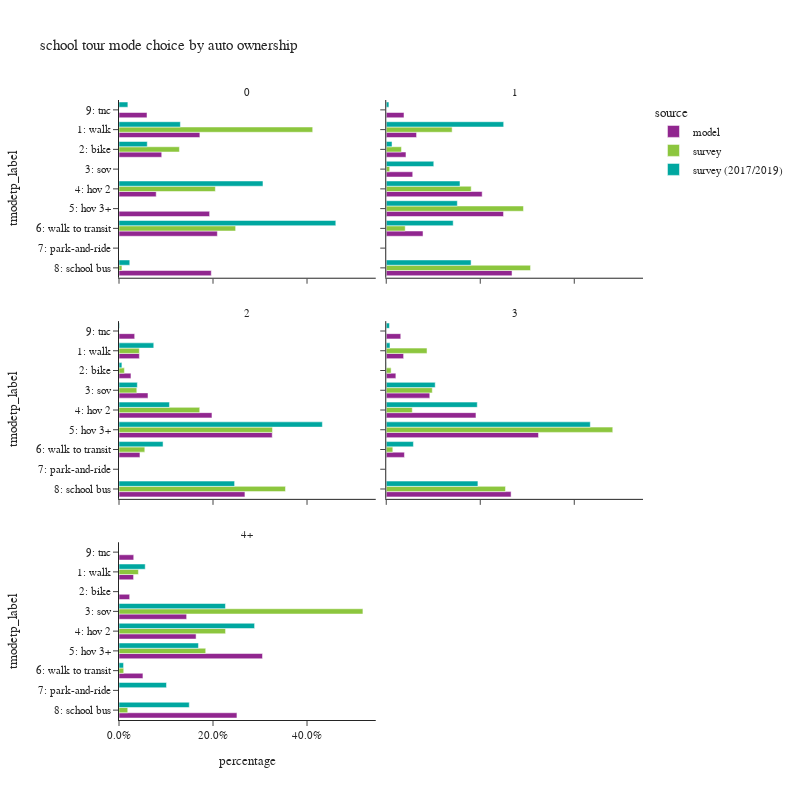

The notebook cell this image was saved under:
### Code cell
plot_mode_choice(sc_tour.loc[sc_tour['auto_ownership_4+']!="-1"],"auto_ownership_4+",
                 {"auto_ownership_4+":["0","1","2","3","4+"],
                  "tmodetp_label":["1: walk","2: bike","3: sov","4: hov 2","5: hov 3+","6: walk to transit",
                                   "7: park-and-ride","8: school bus","9: other–survey only"]},
                 "auto ownership",2,800)

### Figure 1 — Plotly figure (JSON) as saved in the notebook; plotly's stock layout.template omitted (floating-point values rounded to 4 significant figures)
{"data": [{"alignmentgroup": "True", "customdata": [[439], [232], [202], [492], [534], [501], [152]], "hovertemplate": "source=model<br>auto_ownership_4+=0<br>percentage=%{x}<br>tmodetp_label=%{y}<br>sample count=%{customdata[0]}<extra></extra>", "legendgroup": "model", "marker": {"color": "#91268F", "pattern": {"shape": ""}}, "name": "model", "offsetgroup": "model", "orientation": "h", "showlegend": true, "textposition": "auto", "type": "bar", "x": [0.172, 0.09091, 0.07915, 0.1928, 0.2092, 0.1963, 0.05956], "xaxis": "x5", "y": ["1: walk", "2: bike", "4: hov 2", "5: hov 3+", "6: walk to transit", "8: school bus", "9: tnc"], "yaxis": "y5"}, {"alignmentgroup": "True", "customdata": [[827], [538], [722], [2616], [3198], [1003], [3430], [484]], "hovertemplate": "source=model<br>auto_ownership_4+=1<br>percentage=%{x}<br>tmodetp_label=%{y}<br>sample count=%{customdata[0]}<extra></extra>", "legendgroup": "model", "marker": {"color": "#91268F", "pattern": {"shape": ""}}, "name": "model", "offsetgroup": "model", "orientation": "h", "showlegend": false, "textposition": "auto", "type": "bar", "x": [0.06452, 0.04197, 0.05633, 0.2041, 0.2495, 0.07825, 0.2676, 0.03776], "xaxis": "x6", "y": ["1: walk", "2: bike", "3: sov", "4: hov 2", "5: hov 3+", "6: walk to transit", "8: school bus", "9: tnc"], "yaxis": "y6"}, {"alignmentgroup": "True", "customdata": [[1337], [785], [1903], [6102], [10058], [1375], [8266], [1029]], "hovertemplate": "source=model<br>auto_ownership_4+=2<br>percentage=%{x}<br>tmodetp_label=%{y}<br>sample count=%{customdata[0]}<extra></extra>", "legendgroup": "model", "marker": {"color": "#91268F", "pattern": {"shape": ""}}, "name": "model", "offsetgroup": "model", "orientation": "h", "showlegend": false, "textposition": "auto", "type": "bar", "x": [0.04333, 0.02544, 0.06168, 0.1978, 0.326, 0.04456, 0.2679, 0.03335], "xaxis": "x3", "y": ["1: walk", "2: bike", "3: sov", "4: hov 2", "5: hov 3+", "6: walk to transit", "8: school bus", "9: tnc"], "yaxis": "y3"}, {"alignmentgroup": "True", "customdata": [[670], [371], [1679], [3460], [5871], [702], [4815], [560]], "hovertemplate": "source=model<br>auto_ownership_4+=3<br>percentage=%{x}<br>tmodetp_label=%{y}<br>sample count=%{customdata[0]}<extra></extra>", "legendgroup": "model", "marker": {"color": "#91268F", "pattern": {"shape": ""}}, "name": "model", "offsetgroup": "model", "orientation": "h", "showlegend": false, "textposition": "auto", "type": "bar", "x": [0.03696, 0.02047, 0.09262, 0.1909, 0.3239, 0.03872, 0.2656, 0.03089], "xaxis": "x4", "y": ["1: walk", "2: bike", "3: sov", "4: hov 2", "5: hov 3+", "6: walk to transit", "8: school bus", "9: tnc"], "yaxis": "y4"}, {"alignmentgroup": "True", "customdata": [[277], [203], [1286], [1466], [2729], [455], [2243], [280]], "hovertemplate": "source=model<br>auto_ownership_4+=4+<br>percentage=%{x}<br>tmodetp_label=%{y}<br>sample count=%{customdata[0]}<extra></extra>", "legendgroup": "model", "marker": {"color": "#91268F", "pattern": {"shape": ""}}, "name": "model", "offsetgroup": "model", "orientation": "h", "showlegend": false, "textposition": "auto", "type": "bar", "x": [0.03099, 0.02271, 0.1439, 0.164, 0.3053, 0.0509, 0.2509, 0.03132], "xaxis": "x", "y": ["1: walk", "2: bike", "3: sov", "4: hov 2", "5: hov 3+", "6: walk to transit", "8: school bus", "9: tnc"], "yaxis": "y"}, {"alignmentgroup": "True", "customdata": [[8], [1], [1], [6], [2]], "hovertemplate": "source=survey<br>auto_ownership_4+=0<br>percentage=%{x}<br>tmodetp_label=%{y}<br>sample count=%{customdata[0]}<extra></extra>", "legendgroup": "survey", "marker": {"color": "#8CC63E", "pattern": {"shape": ""}}, "name": "survey", "offsetgroup": "survey", "orientation": "h", "showlegend": true, "textposition": "auto", "type": "bar", "x": [0.4121, 0.1285, 0.205, 0.2481, 0.006255], "xaxis": "x5", "y": ["1: walk", "2: bike", "4: hov 2", "6: walk to transit", "8: school bus"], "yaxis": "y5"}, {"alignmentgroup": "True", "customdata": [[22], [9], [5], [19], [47], [17], [36]], "hovertemplate": "source=survey<br>auto_ownership_4+=1<br>percentage=%{x}<br>tmodetp_label=%{y}<br>sample count=%{customdata[0]}<extra></extra>", "legendgroup": "survey", "marker": {"color": "#8CC63E", "pattern": {"shape": ""}}, "name": "survey", "offsetgroup": "survey", "orientation": "h", "showlegend": false, "textposition": "auto", "type": "bar", "x": [0.1402, 0.03238, 0.00741, 0.1807, 0.292, 0.04035, 0.307], "xaxis": "x6", "y": ["1: walk", "2: bike", "3: sov", "4: hov 2", "5: hov 3+", "6: walk to transit", "8: school bus"], "yaxis": "y6"}, {"alignmentgroup": "True", "customdata": [[28], [7], [14], [59], [115], [20], [82]], "hovertemplate": "source=survey<br>auto_ownership_4+=2<br>percentage=%{x}<br>tmodetp_label=%{y}<br>sample count=%{customdata[0]}<extra></extra>", "legendgroup": "survey", "marker": {"color": "#8CC63E", "pattern": {"shape": ""}}, "name": "survey", "offsetgroup": "survey", "orientation": "h", "showlegend": false, "textposition": "auto", "type": "bar", "x": [0.04328, 0.01154, 0.03789, 0.1717, 0.3265, 0.05488, 0.3542], "xaxis": "x3", "y": ["1: walk", "2: bike", "3: sov", "4: hov 2", "5: hov 3+", "6: walk to transit", "8: school bus"], "yaxis": "y3"}, {"alignmentgroup": "True", "customdata": [[4], [2], [12], [11], [29], [1], [26]], "hovertemplate": "source=survey<br>auto_ownership_4+=3<br>percentage=%{x}<br>tmodetp_label=%{y}<br>sample count=%{customdata[0]}<extra></extra>", "legendgroup": "survey", "marker": {"color": "#8CC63E", "pattern": {"shape": ""}}, "name": "survey", "offsetgroup": "survey", "orientation": "h", "showlegend": false, "textposition": "auto", "type": "bar", "x": [0.08674, 0.01036, 0.09797, 0.0554, 0.4819, 0.014, 0.2537], "xaxis": "x4", "y": ["1: walk", "2: bike", "3: sov", "4: hov 2", "5: hov 3+", "6: walk to transit", "8: school bus"], "yaxis": "y4"}, {"alignmentgroup": "True", "customdata": [[1], [10], [4], [2], [2], [5]], "hovertemplate": "source=survey<br>auto_ownership_4+=4+<br>percentage=%{x}<br>tmodetp_label=%{y}<br>sample count=%{customdata[0]}<extra></extra>", "legendgroup": "survey", "marker": {"color": "#8CC63E", "pattern": {"shape": ""}}, "name": "survey", "offsetgroup": "survey", "orientation": "h", "showlegend": false, "textposition": "auto", "type": "bar", "x": [0.04128, 0.5189, 0.2267, 0.1845, 0.01005, 0.0186], "xaxis": "x", "y": ["1: walk", "3: sov", "4: hov 2", "5: hov 3+", "6: walk to transit", "8: school bus"], "yaxis": "y"}, {"alignmentgroup": "True", "customdata": [[20], [8], [4], [45], [2], [4]], "hovertemplate": "source=survey (2017/2019)<br>auto_ownership_4+=0<br>percentage=%{x}<br>tmodetp_label=%{y}<br>sample count=%{customdata[0]}<extra></extra>", "legendgroup": "survey (2017/2019)", "marker": {"color": "#00A7A0", "pattern": {"shape": ""}}, "name": "survey (2017/2019)", "offsetgroup": "survey (2017/2019)", "orientation": "h", "showlegend": true, "textposition": "auto", "type": "bar", "x": [0.1306, 0.06012, 0.3063, 0.4612, 0.02292, 0.01886], "xaxis": "x5", "y": ["1: walk", "2: bike", "4: hov 2", "6: walk to transit", "8: school bus", "9: tnc"], "yaxis": "y5"}, {"alignmentgroup": "True", "customdata": [[43], [16], [30], [60], [58], [83], [42], [1]], "hovertemplate": "source=survey (2017/2019)<br>auto_ownership_4+=1<br>percentage=%{x}<br>tmodetp_label=%{y}<br>sample count=%{customdata[0]}<extra></extra>", "legendgroup": "survey (2017/2019)", "marker": {"color": "#00A7A0", "pattern": {"shape": ""}}, "name": "survey (2017/2019)", "offsetgroup": "survey (2017/2019)", "orientation": "h", "showlegend": false, "textposition": "auto", "type": "bar", "x": [0.2498, 0.01231, 0.1011, 0.1569, 0.1512, 0.1424, 0.1805, 0.005676], "xaxis": "x6", "y": ["1: walk", "2: bike", "3: sov", "4: hov 2", "5: hov 3+", "6: walk to transit", "8: school bus", "9: tnc"], "yaxis": "y6"}, {"alignmentgroup": "True", "customdata": [[38], [6], [28], [98], [189], [55], [1], [110], [2]], "hovertemplate": "source=survey (2017/2019)<br>auto_ownership_4+=2<br>percentage=%{x}<br>tmodetp_label=%{y}<br>sample count=%{customdata[0]}<extra></extra>", "legendgroup": "survey (2017/2019)", "marker": {"color": "#00A7A0", "pattern": {"shape": ""}}, "name": "survey (2017/2019)", "offsetgroup": "survey (2017/2019)", "orientation": "h", "showlegend": false, "textposition": "auto", "type": "bar", "x": [0.07393, 0.006163, 0.03898, 0.1073, 0.4326, 0.09376, 5.074e-05, 0.2459, 0.001215], "xaxis": "x3", "y": ["1: walk", "2: bike", "3: sov", "4: hov 2", "5: hov 3+", "6: walk to transit", "7: park-and-ride", "8: school bus", "9: tnc"], "yaxis": "y3"}, {"alignmentgroup": "True", "customdata": [[7], [1], [12], [27], [54], [8], [26], [1]], "hovertemplate": "source=survey (2017/2019)<br>auto_ownership_4+=3<br>percentage=%{x}<br>tmodetp_label=%{y}<br>sample count=%{customdata[0]}<extra></extra>", "legendgroup": "survey (2017/2019)", "marker": {"color": "#00A7A0", "pattern": {"shape": ""}}, "name": "survey (2017/2019)", "offsetgroup": "survey (2017/2019)", "orientation": "h", "showlegend": false, "textposition": "auto", "type": "bar", "x": [0.007985, 0.0003533, 0.1042, 0.1937, 0.4341, 0.05781, 0.195, 0.00688], "xaxis": "x4", "y": ["1: walk", "2: bike", "3: sov", "4: hov 2", "5: hov 3+", "6: walk to transit", "8: school bus", "9: tnc"], "yaxis": "y4"}, {"alignmentgroup": "True", "customdata": [[1], [10], [9], [9], [3], [1], [10]], "hovertemplate": "source=survey (2017/2019)<br>auto_ownership_4+=4+<br>percentage=%{x}<br>tmodetp_label=%{y}<br>sample count=%{customdata[0]}<extra></extra>", "legendgroup": "survey (2017/2019)", "marker": {"color": "#00A7A0", "pattern": {"shape": ""}}, "name": "survey (2017/2019)", "offsetgroup": "survey (2017/2019)", "orientation": "h", "showlegend": false, "textposition": "auto", "type": "bar", "x": [0.05577, 0.2264, 0.2885, 0.169, 0.009711, 0.1011, 0.1495], "xaxis": "x", "y": ["1: walk", "3: sov", "4: hov 2", "5: hov 3+", "6: walk to transit", "7: park-and-ride", "8: school bus"], "yaxis": "y"}], "layout": {"annotations": [{"font": {}, "showarrow": false, "text": "4+", "x": 0.245, "xanchor": "center", "xref": "paper", "y": 0.2867, "yanchor": "bottom", "yref": "paper"}, {"font": {}, "showarrow": false, "text": "2", "x": 0.245, "xanchor": "center", "xref": "paper", "y": 0.6433, "yanchor": "bottom", "yref": "paper"}, {"font": {}, "showarrow": false, "text": "3", "x": 0.755, "xanchor": "center", "xref": "paper", "y": 0.6433, "yanchor": "bottom", "yref": "paper"}, {"font": {}, "showarrow": false, "text": "0", "x": 0.245, "xanchor": "center", "xref": "paper", "y": 1.0, "yanchor": "bottom", "yref": "paper"}, {"font": {}, "showarrow": false, "text": "1", "x": 0.755, "xanchor": "center", "xref": "paper", "y": 1.0, "yanchor": "bottom", "yref": "paper"}], "barmode": "group", "height": 800, "legend": {"title": {"text": "source"}, "tracegroupgap": 0}, "title": {"text": "school tour mode choice by auto ownership"}, "width": 800, "xaxis": {"anchor": "y", "domain": [0.0, 0.49], "tickformat": ".1%", "title": {"text": "percentage"}}, "xaxis2": {"anchor": "y2", "domain": [0.51, 1.0], "matches": "x", "tickformat": ".1%", "title": {"text": "percentage"}}, "xaxis3": {"anchor": "y3", "domain": [0.0, 0.49], "matches": "x", "showticklabels": false, "tickformat": ".1%"}, "xaxis4": {"anchor": "y4", "domain": [0.51, 1.0], "matches": "x", "showticklabels": false, "tickformat": ".1%"}, "xaxis5": {"anchor": "y5", "domain": [0.0, 0.49], "matches": "x", "showticklabels": false, "tickformat": ".1%"}, "xaxis6": {"anchor": "y6", "domain": [0.51, 1.0], "matches": "x", "showticklabels": false, "tickformat": ".1%"}, "yaxis": {"anchor": "x", "categoryarray": ["9: other–survey only", "8: school bus", "7: park-and-ride", "6: walk to transit", "5: hov 3+", "4: hov 2", "3: sov", "2: bike", "1: walk"], "categoryorder": "array", "domain": [0.0, 0.2867], "title": {"text": "tmodetp_label"}}, "yaxis2": {"anchor": "x2", "domain": [0.0, 0.2867], "matches": "y", "showticklabels": false}, "yaxis3": {"anchor": "x3", "categoryarray": ["9: other–survey only", "8: school bus", "7: park-and-ride", "6: walk to transit", "5: hov 3+", "4: hov 2", "3: sov", "2: bike", "1: walk"], "categoryorder": "array", "domain": [0.3567, 0.6433], "matches": "y", "title": {"text": "tmodetp_label"}}, "yaxis4": {"anchor": "x4", "domain": [0.3567, 0.6433], "matches": "y", "showticklabels": false}, "yaxis5": {"anchor": "x5", "categoryarray": ["9: other–survey only", "8: school bus", "7: park-and-ride", "6: walk to transit", "5: hov 3+", "4: hov 2", "3: sov", "2: bike", "1: walk"], "categoryorder": "array", "domain": [0.7133, 1.0], "matches": "y", "title": {"text": "tmodetp_label"}}, "yaxis6": {"anchor": "x6", "domain": [0.7133, 1.0], "matches": "y", "showticklabels": false}}}
